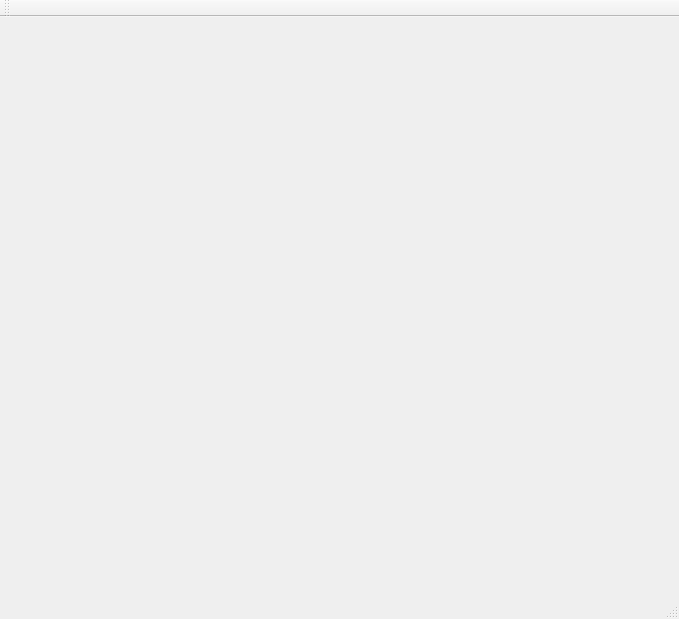
<?xml version="1.0" encoding="UTF-8"?>
<ui version="4.0">
 <class>MainWindow</class>
 <widget class="QMainWindow" name="MainWindow">
  <property name="geometry">
   <rect>
    <x>0</x>
    <y>0</y>
    <width>679</width>
    <height>619</height>
   </rect>
  </property>
  <property name="windowTitle">
   <string>MainWindow</string>
  </property>
  <widget class="QWidget" name="centralWidget">
   <widget class="VC" name="vC" native="true">
    <property name="geometry">
     <rect>
      <x>150</x>
      <y>90</y>
      <width>371</width>
      <height>291</height>
     </rect>
    </property>
    <property name="styleSheet">
     <string notr="true">font: 36pt &quot;AcadEref&quot;;
color: rgb(255, 0, 127);</string>
    </property>
   </widget>
  </widget>
  <widget class="QMenuBar" name="menuBar">
   <property name="geometry">
    <rect>
     <x>0</x>
     <y>0</y>
     <width>679</width>
     <height>23</height>
    </rect>
   </property>
  </widget>
  <widget class="QToolBar" name="mainToolBar">
   <attribute name="toolBarArea">
    <enum>TopToolBarArea</enum>
   </attribute>
   <attribute name="toolBarBreak">
    <bool>false</bool>
   </attribute>
  </widget>
  <widget class="QStatusBar" name="statusBar"/>
 </widget>
 <layoutdefault spacing="6" margin="11"/>
 <customwidgets>
  <customwidget>
   <class>VC</class>
   <extends>QWidget</extends>
   <header location="global">vc.h</header>
  </customwidget>
 </customwidgets>
 <resources/>
 <connections/>
</ui>
